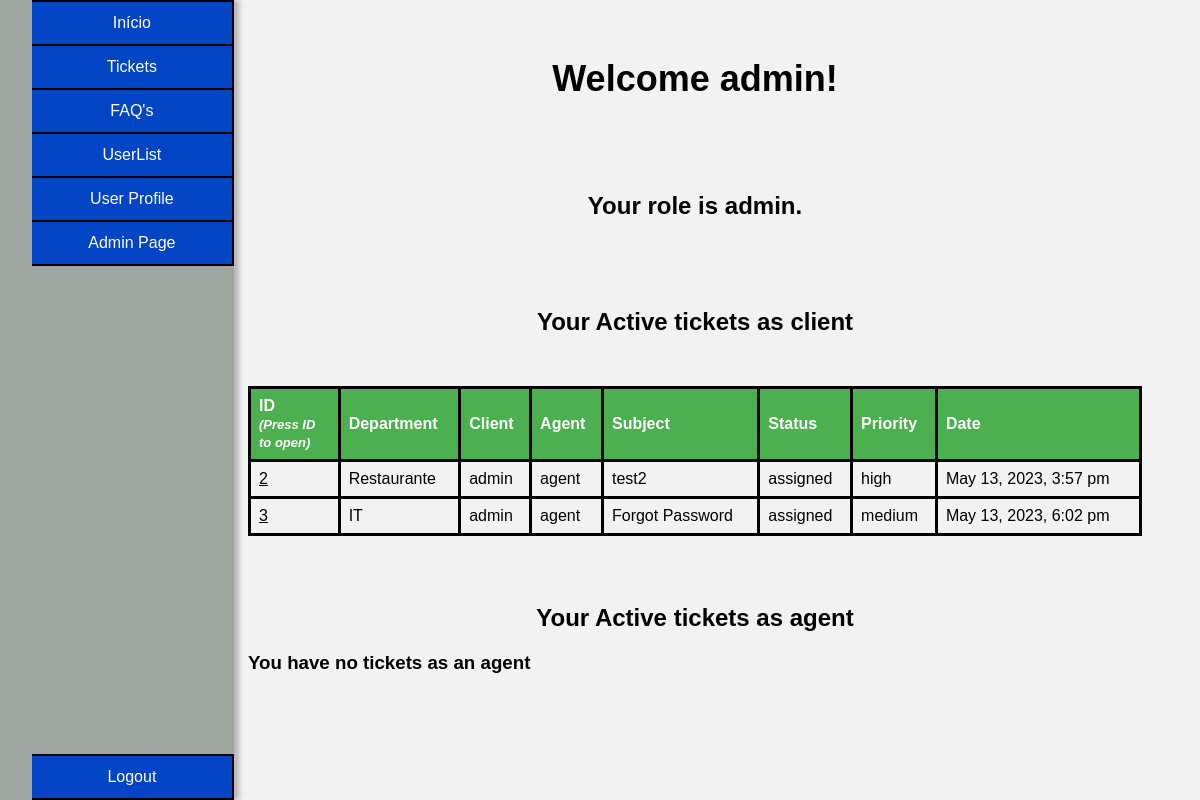
/pages/index.php (signed in), run on the app's committed database.
### tables this page shows
CREATE TABLE user(
    id INTEGER PRIMARY KEY,
    name VARCHAR(50) NOT NULL,
    username VARCHAR(50) UNIQUE NOT NULL,
    email VARCHAR(50) UNIQUE NOT NULL,
    password VARCHAR(255) NOT NULL,
    role VARCHAR(10) CHECK(role = 'client' or role = 'agent' or role = 'admin') NOT NULL,
    department_id INTEGER,
    FOREIGN KEY (department_id) REFERENCES department(id)
);

CREATE TABLE tickets(
    id INTEGER PRIMARY KEY,
    department_id INTEGER,
    client_id INTEGER,
    agent_id INTEGER,
    subject VARCHAR(200) NOT NULL,
    description TEXT NOT NULL,
    status VARCHAR(10) CHECK(status = 'open' or status = 'assigned' or status = 'closed') NOT NULL,
    priority VARCHAR(10) CHECK(priority = 'low' or priority = 'medium' or priority ='high') NOT NULL,
    created_at DATETIME NOT NULL,
    updated_at DATETIME,
    FOREIGN KEY (department_id) REFERENCES department(id),
    FOREIGN KEY (client_id) REFERENCES user(id),
    FOREIGN KEY (agent_id) REFERENCES user(id)
);

CREATE TABLE department(
    id INTEGER PRIMARY KEY,
    name VARCHAR(50) NOT NULL
);

### utils/functions.php (the view, shortened to what this page needs)
<?php
function searchUser($id){
    $db = getDatabaseConnection();
    $stmt = $db->prepare('SELECT * FROM user WHERE id = ?');
    $stmt->execute(array($id));
    return $stmt->fetch();
}
function getTicketsTableForUser($paramter){
    $db = getDatabaseConnection();
    $user = searchUser($_SESSION["user_id"]);
    if($paramter == 0){
        $stmt = $db->prepare('SELECT * FROM tickets WHERE client_id = ? and status != ?');
        $stmt->execute(array($user["id"],"closed"));
        $tickets = $stmt->fetchAll();
    }
    else if($paramter == 1){
        $stmt = $db->prepare('SELECT * FROM tickets WHERE agent_id = ? and status != ?');
        $stmt->execute(array($user["id"],"closed"));
        $tickets = $stmt->fetchAll();
    }
    else if($paramter == 2){
        $tickets = getAllTickets();
    }
    if($tickets == null){
        if($paramter == 1){
            echo "<h3>You have no tickets as an agent</h3>";
        }
        return 0;
    }
    echo "<table>
    <thead>
        <tr>
            <th>ID<br><em>(Press ID to open)</em></th>
            <th>Department</th>
            <th>Client</th>
            <th>Agent</th>
            <th>Subject</th>
            <th>Status</th>
            <th>Priority</th>
            <th>Date</th>
        </tr>
    </thead>";
    foreach ($tickets as $ticket) {
        $stmt = $db->prepare('SELECT * FROM department WHERE id = ?');
        $stmt->execute(array($ticket['department_id']));
        $department = $stmt->fetch();
        $stmt = $db->prepare('SELECT * FROM user WHERE id = ?');
        $stmt->execute(array($ticket['client_id']));
        $c_user = $stmt->fetch();
        $stmt = $db->prepare('SELECT * FROM user WHERE id = ?');
        $stmt->execute(array($ticket['agent_id']));
        $a_user = $stmt->fetch();
        echo "<tr>
            <td> <button onclick=sendDataTicket('". $ticket['id'] ."')>".$ticket['id']."</button></td>
            <td>" . $department['name'] . "</td>
            <td>" . $c_user['name'] . "</td>
            <td>" . $a_user['name'] . "</td>
            <td>" . $ticket['subject'] . "</td>
            <td>" . $ticket['status'] . "</td>
            <td>" . $ticket['priority'] . "</td>
            <td>" . $ticket['updated_at'] . "</td>
            </tr>";
}
}
?>

### pages/index.php (shortened to what this page needs)
<?php
   require_once('../utils/functions.php');
   $user = searchUser($_SESSION["user_id"]);
?>
<!DOCTYPE html>
<html lang="en-US">
<link rel="stylesheet" href="../css/style_index.css">
   <head>
   </head>
   <body>
    <div class="container_master">
        <div class="container">
        <ul class="buttons">
            <button class="index" onclick="indexPage()">Início</button>
            <button class="tickets" onclick="ticketsPage()">Tickets</button>
            <button class="faqs" onclick="faqsPage()">FAQ's</button>
            <button class="users" onclick="usersPage()">UserList</button>
            <button class="user_profile" onclick="sendDataUser('<?php echo $user['username'] ?>')">User Profile</button>
            <?php if($user["role"] == "admin"): ?>
            <button class="admin_page" onclick="adminPage()">Admin Page</button>
            <?php endif; ?>
            <button class="logout" onclick="logoutPage()">Logout</button>
        </ul>
        </div>
      <div class="content">
      <h1>Welcome <?php echo $user["username"]?>!</h1>
      <br>
      <h2>Your role is <?php echo $user["role"]?>.</h2>
      <br>
      <h2>Your Active tickets as client</h2>
        <tbody>
            <?php
               getTicketsTableForUser(0);
            ?>
        </tbody>
      <?php if($user["role"] != "client"):?>
      <br>
      <h2>Your Active tickets as agent</h2>
        <tbody>
            <?php
               getTicketsTableForUser(1);
            ?>
        </tbody>
      <?php endif; ?>
      </div> <?php  ?>
      </div> <?php  ?>
   </body>
</html>

### css/style_index.css (style rules this page uses)
body { font-family: Arial, sans-serif; background-color: #f2f2f2; }
.buttons .admin_page { border-top: none; border-bottom: solid 2px black; }
table thead th em { font-size: 13px; margin-right: -50px; }
.buttons .user_profile { border-bottom: solid 2px black; }
.buttons .logout { border-bottom: solid 2px black; }
.buttons li, .buttons button { background-color: #0245c4; text-decoration: none; color: white; border: none; color: white; padding: 12px 20px; text-align: center; text-decoration: none; display: inline-block; font-size: 16px; cursor: pointer; width: 10em; border-top: solid 2px black; border-right: solid 2px black; }
.buttons { margin-top: 0%; }
.buttons button { width: 12.61em; }
table { border-collapse: collapse; width: 100%; margin-top: 50px; }
th, td { text-align: left; padding: 8px; border-bottom: solid 3px black; border: solid 3px black; }
th { background-color: #4CAF50; color: white; }
tr:nth-child(even) { background-color: #f2f2f2; }
h1, h2 { text-align: center; margin-top: 50px; }
h1 { font-size: 36px; font-weight: bold; }
h2 { font-size: 24px; }
.logout { position: fixed; bottom: 0; }
.container_master { display: flex; justify-content: space-between; margin: 0 50px; margin-top: 0; }
.container { display: flex; justify-content: space-between; margin-left: -5.5%; background-color: #9fa59f; height: 100%; position: fixed; bottom: 0; box-shadow: 5px 0 5px rgba(0, 0, 0, 0.25), -5px 0 5px rgba(0, 0, 0, 0.25); }
.buttons { display: flex; flex-direction: column; align-items: flex-start; }
.content { flex: 1; margin-left: 190px; width: 50em; }
table button { background: none; border: none; padding: 0; font-size: 16px; cursor: pointer; text-decoration: underline; }

### data on the page
user: username "admin", role "admin"
tickets: id "2", department.name "Restaurante", client.name "admin", agent.name "agent", subject "test2", status "assigned", priority "high", updated_at "May 13, 2023, 3:57 pm"
tickets: id "3", department.name "IT", client.name "admin", agent.name "agent", subject "Forgot Password", status "assigned", priority "medium", updated_at "May 13, 2023, 6:02 pm"
